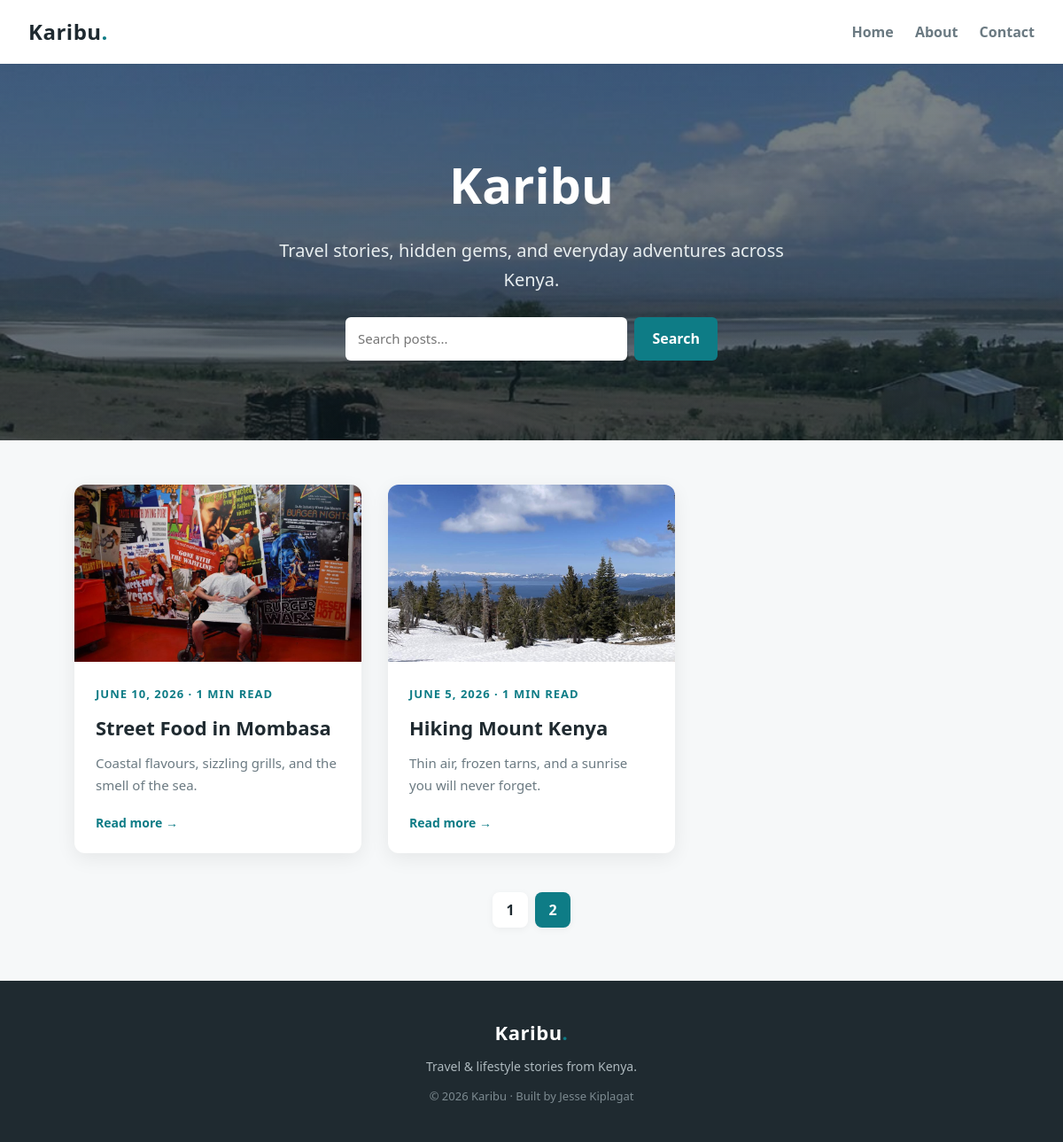
The app's page /index.php?page=2 with its own data.
### tables this page shows
CREATE TABLE IF NOT EXISTS posts (
  id INT AUTO_INCREMENT PRIMARY KEY,
  title VARCHAR(200) NOT NULL,
  slug VARCHAR(220) NOT NULL,
  excerpt VARCHAR(300) NOT NULL,
  body TEXT NOT NULL,
  image VARCHAR(120) NOT NULL,
  created_at DATETIME NOT NULL DEFAULT CURRENT_TIMESTAMP
);

### includes/functions.php (called while the page is built, shortened)
<?php
function reading_time($text)
{
    $words = str_word_count(strip_tags($text));
    $minutes = max(1, (int) ceil($words / 200));
    return $minutes . ' min read';
}

### index.php (the view, shortened to what this page needs)
<?php
require __DIR__ . '/includes/db.php';
require __DIR__ . '/includes/functions.php';
$q = trim($_GET['q'] ?? '');
$perPage = 4;
$page = max(1, (int) ($_GET['page'] ?? 1));
$offset = ($page - 1) * $perPage;
if ($q !== '') {
    $like = '%' . $q . '%';
    $countStmt = $pdo->prepare('SELECT COUNT(*) FROM posts WHERE title LIKE ? OR excerpt LIKE ? OR body LIKE ?');
    $countStmt->execute([$like, $like, $like]);
    $total = (int) $countStmt->fetchColumn();
    $stmt = $pdo->prepare('SELECT * FROM posts WHERE title LIKE ? OR excerpt LIKE ? OR body LIKE ? ORDER BY created_at DESC LIMIT ? OFFSET ?');
    $stmt->bindValue(1, $like);
    $stmt->bindValue(2, $like);
    $stmt->bindValue(3, $like);
    $stmt->bindValue(4, $perPage, PDO::PARAM_INT);
    $stmt->bindValue(5, $offset, PDO::PARAM_INT);
    $stmt->execute();
    $posts = $stmt->fetchAll();
} else {
    $total = (int) $pdo->query('SELECT COUNT(*) FROM posts')->fetchColumn();
    $stmt = $pdo->prepare('SELECT * FROM posts ORDER BY created_at DESC LIMIT ? OFFSET ?');
    $stmt->bindValue(1, $perPage, PDO::PARAM_INT);
    $stmt->bindValue(2, $offset, PDO::PARAM_INT);
    $stmt->execute();
    $posts = $stmt->fetchAll();
}
$totalPages = max(1, (int) ceil($total / $perPage));
require __DIR__ . '/includes/header.php';
?>
  <section class="hero">
    <div class="hero-inner">
      <h1>Karibu</h1>
      <p>Travel stories, hidden gems, and everyday adventures across Kenya.</p>
      <form class="search" method="get" action="index.php">
        <input type="text" name="q" value="<?= htmlspecialchars($q) ?>" placeholder="Search posts...">
        <button type="submit">Search</button>
      </form>
    </div>
  </section>
  <main class="posts-wrap">
    <div class="posts">
      <?php foreach ($posts as $post): ?>
        <article class="post-card">
          <a href="post.php?id=<?= (int) $post['id'] ?>">
            <img src="images/<?= htmlspecialchars($post['image']) ?>" alt="<?= htmlspecialchars($post['title']) ?>">
          </a>
          <div class="post-card-body">
            <span class="date"><?= date('F j, Y', strtotime($post['created_at'])) ?> · <?= reading_time($post['body']) ?></span>
            <h2><a href="post.php?id=<?= (int) $post['id'] ?>"><?= htmlspecialchars($post['title']) ?></a></h2>
            <p><?= htmlspecialchars($post['excerpt']) ?></p>
            <a class="read-more" href="post.php?id=<?= (int) $post['id'] ?>">Read more →</a>
          </div>
        </article>
      <?php endforeach; ?>
    </div>
    <?php if ($totalPages > 1): ?>
      <nav class="pagination">
        <?php for ($i = 1; $i <= $totalPages; $i++): ?>
          <?php $qs = 'page=' . $i . ($q !== '' ? '&q=' . urlencode($q) : ''); ?>
          <a href="index.php?<?= $qs ?>" class="<?= $i === $page ? 'active' : '' ?>"><?= $i ?></a>
        <?php endfor; ?>
      </nav>
    <?php endif; ?>
  </main>
<?php require __DIR__ . '/includes/footer.php'; ?>

### style.css (style rules this page uses)
:root { --accent: #0e7c86; --accent-dark: #0a5c63; --ink: #1f2a30; --muted: #6b7a82; --bg: #f6f8f9; }
* { margin: 0; padding: 0; box-sizing: border-box; }
body { font-family: 'Segoe UI', system-ui, Tahoma, sans-serif; color: var(--ink); background: var(--bg); line-height: 1.65; }
img { display: block; max-width: 100%; }
.hero { background: linear-gradient(rgba(15,30,35,0.55), rgba(15,30,35,0.65)), url('images/hero.jpg') center / cover no-repeat, var(--accent-dark); color: #fff; text-align: center; padding: 90px 20px; }
.hero-inner h1 { font-size: clamp(34px, 6vw, 56px); margin-bottom: 12px; }
.hero-inner p { font-size: clamp(16px, 2.5vw, 20px); max-width: 600px; margin: 0 auto; color: #e8eef0; }
.search { display: flex; gap: 8px; max-width: 420px; margin: 26px auto 0; }
.search input { flex: 1; padding: 12px 14px; border: none; border-radius: 6px; font: inherit; font-size: 15px; }
.search button { border: none; background: var(--accent); color: #fff; padding: 0 20px; border-radius: 6px; font: inherit; font-weight: 600; cursor: pointer; }
.posts-wrap { max-width: 1080px; margin: 50px auto; padding: 0 24px; }
.posts { display: grid; grid-template-columns: repeat(auto-fill, minmax(300px, 1fr)); gap: 30px; }
.pagination { display: flex; justify-content: center; gap: 8px; margin: 44px 0 10px; }
.pagination a { display: inline-flex; align-items: center; justify-content: center; min-width: 40px; height: 40px; padding: 0 12px; border-radius: 8px; background: #fff; color: var(--ink); text-decoration: none; font-weight: 600; box-shadow: 0 2px 8px rgba(0,0,0,0.05); }
.pagination a.active { background: var(--accent); color: #fff; }
.post-card { background: #fff; border-radius: 12px; overflow: hidden; box-shadow: 0 6px 22px rgba(0,0,0,0.07); transition: transform 0.25s, box-shadow 0.25s; }
.post-card img { width: 100%; height: 200px; object-fit: cover; }
.post-card-body { padding: 22px 24px; }
.date { color: var(--accent); font-size: 13px; font-weight: 700; text-transform: uppercase; letter-spacing: 1px; }
.post-card-body h2 { font-size: 22px; margin: 8px 0 10px; }
.post-card-body h2 a { text-decoration: none; color: var(--ink); }
.post-card-body p { color: var(--muted); font-size: 15px; margin-bottom: 16px; }
.read-more { text-decoration: none; color: var(--accent); font-weight: 700; font-size: 14px; }

### records on screen
posts: image (picture), created_at "JUNE 10, 2026", body "1 MIN READ", title "Street Food in Mombasa", excerpt "Coastal flavours, sizzling grills, and the smell of the sea."
posts: image (picture), created_at "JUNE 5, 2026", body "1 MIN READ", title "Hiking Mount Kenya", excerpt "Thin air, frozen tarns, and a sunrise you will never forget."
